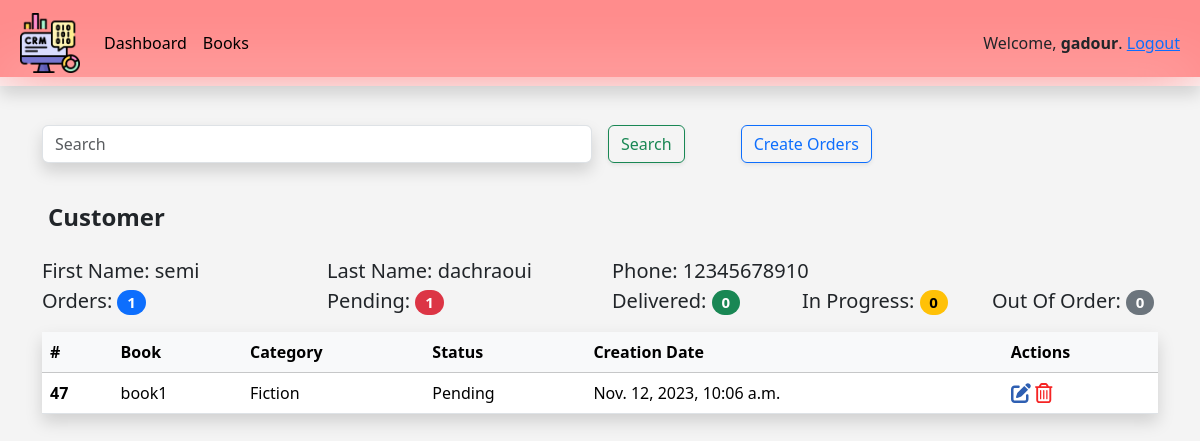
Before: /customer/2/ (signed in) with the older database file.
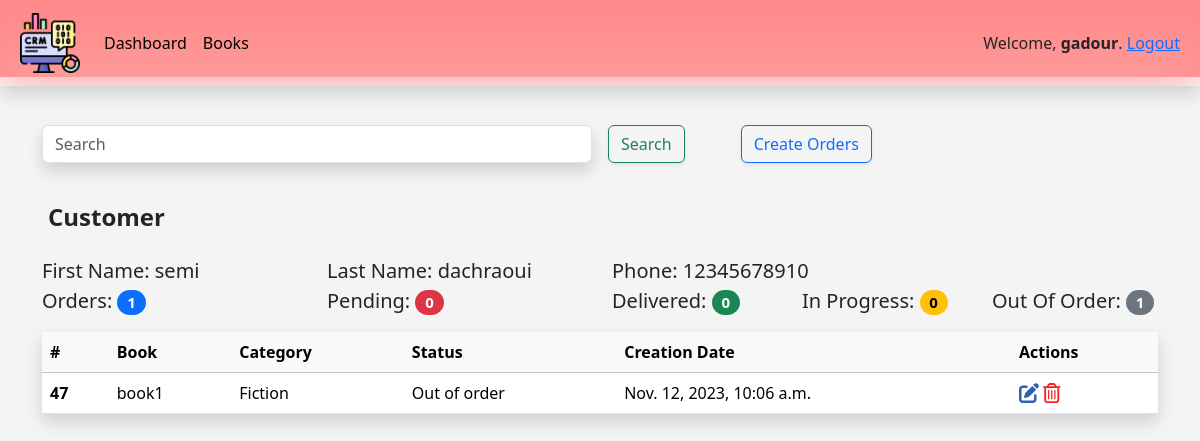
After: the same page with the newer database file.
### bookstore/models.py (models this page shows, shortened)
class Order(models.Model):
    STATUS = (('Pending','Pending'),
              ('Delivered','Delivered'),
              ('In Progress','In Progress'),
              ('Out of order','Out of order'))
    customer = models.ForeignKey(Customer, on_delete=models.CASCADE)
    book = models.ForeignKey(Book, on_delete=models.CASCADE)
    creation_date = models.DateTimeField(auto_now_add=True)
    status = models.CharField(max_length=100, choices=STATUS)
    def __str__(self):
        return self.status

class Book(models.Model):
    CATEGORY = (('Fiction','Fiction'),
              ('Historical Fiction','Historical Fiction'),
              ('Mystery','Mystery'),
              ('Fantasy','Fantasy'),
              ('Horror','Horror'),)
    name = models.CharField(max_length=100)
    author = models.CharField(max_length=100)
    price = models.FloatField()
    category = models.CharField(max_length=100, choices=CATEGORY)
    description = models.TextField(max_length=1024)
    tag = models.ManyToManyField(Tag)
    creation_date = models.DateTimeField(auto_now_add=True)

### bookstore/decorators.py (the view)
    def wrapper(request, *args, **kwargs):
        group = None
        if request.user.groups.exists():
             group = request.user.groups.all()[0].name
        if group is not None or request.user.is_staff:
            if group == 'admin' or request.user.is_staff:
                return func(request, *args, **kwargs)
            if group == 'customer':
                return redirect('user_profile')

### bookstore/models.py (called while the page is built)
    def __str__(self) :
        return f"{self.user}"

### bookstore/templates/bookstore/customer.html (shortened to what this page needs)
{% extends "bookstore/main.html" %}
{% block content %}
<div class="container pt-5  ">
  <form class="row g-3" action="" method="GET">
    <div class="w-50">
      <input class="form-control shadow me-2" type="search" placeholder="Search" name="query" aria-label="Search">
    </div>
    <div class="col-auto ">
      <button type="submit" class="btn btn-outline-success shadow-sm mb-3"> Search</button>
    </div>
    <div class="col-auto ps-5">
    <a  class= "btn btn-outline-primary shadow-sm " href=" {% url 'multi_create_order' customer.pk%}">Create Orders</a>
    </div>
  </form>
</div>
<h5 class= "pt-4 ps-5 fs-4 fw-bold">Customer</h5>
<div class="container fs-5 pt-3 pb-3">
    <div class="row align-items-start">
      <div class="col-md-3 ">
       First Name: {{customer.user.first_name}}
      </div>
      <div class="col-md-3">
       Last Name: {{customer.user.last_name}}
      </div>
      <div class="col">
        Phone: {{customer.phone}}
      </div>
    </div>
    <div class="row  align-items-start">
      <div class="col">
        Orders: <span class="badge rounded-pill text-bg-primary"> {{orders_number}} </span>
      </div>
      <div class="col-md-3 offset-md-1">
        Pending: <span class="badge rounded-pill text-bg-danger">{{pending_orders}} </span>
       </div>
      <div class="col">
        Delivered:   <span class="badge rounded-pill text-bg-success"> {{delivered_orders}} </span>
      </div>
      <div class="col">
        In Progress: <span class="badge rounded-pill text-bg-warning"> {{in_progress_orders}} </span>
       </div>
      <div class="col">
        Out Of Order: <span class="badge rounded-pill text-bg-secondary"> {{out_of_orders}} </span>
      </div>
    </div>
</div>
<div class="container">
<table class="table shadow">
    <thead class="table-light">
      <tr>
        <th scope="col">#</th>
        <th scope="col">Book</th>
        <th scope="col">Category</th>
        <th scope="col">Status</th>
        <th scope="col">Creation Date</th>
        <th scope="col">Actions</th>
      </tr>
    </thead>
    <tbody>
        {% for item in customer_orders%}
        <tr>
            <th scope="row">{{item.pk}}</th>
            <td>{{item.book.name}}</td>
            <td>{{item.book.category}}</td>
            <td>{{item.status}}</td>
            <td>{{item.creation_date}}</td>
            <td>
                <a href="#"><i class="fa-solid fa-pen-to-square fa-bounce fa-lg" style="color: #2e5fb2;"></i></a>
                <a href="#"><i class="fa-regular fa-trash-can fa-shake fa-lg" style="color: #f52424;"></i></a>
            </td>
        </tr>
      {% endfor %}
    </tbody>
  </table>
{% endblock content %}

Changed rows visible on the page:
changed Order "book1": status "Pending" → "Out of order"
Other visible differences:
{{ pending_orders }}: "1" → "0"
{{ out_of_orders }}: "0" → "1"
